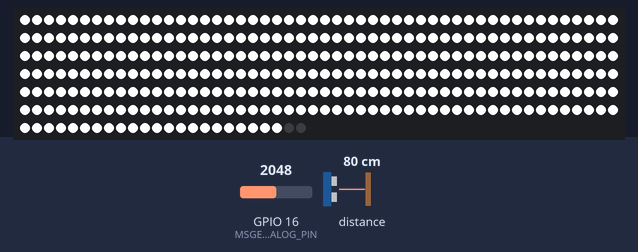
Bench run of a sketch on a simulated ESP32-S3. Shown: 324 RGB LEDs in strip order, left to right, continuing on the next row. Wiring (inferred from the names in the program): LIDAR-Lite range finder at I2C address 0x62; LPD8806 LEDs: data GPIO 8; clock GPIO 7. The test bench sets the inputs (shaded band); at power-on: GPIO 16 (MSGEQ7_ANALOG_PIN) = 2048, distance to the obstacle 80 cm. What the sketch prints to the serial monitor is not drawn.

Above: at 1.2 s.

The sketch:

linearInterpolation.ino
```cpp
/*
 * Project NMParkBench
 * Description: Program to run the NM Park Bench, a solar powered park bench with motion sensors that turn it on, wireless phone charging, solar powered, with LEDs that light up the seat in response to sound.
              * COMPONENT LIST:
                    * Solar Panel
                    * 12V Battery
                    * wireless phone chargers x4
                    * 12V down to 5V step-down buck converters x2
                    * MSGEQ7 sound sensor
                    * GARMIN LIDAR LITE V4 motion sensors x2
                    * LPD8806 weatherproof strip of 162 RGB LEDs x2
 *
 * Author: KD Neeley
 * Date: 06/18/2023
 */
#include <LPD8806.h>
#include <SPI.h>
#include "kdsRainbows.h"
#include <LIDARLite_v4LED.h>
#include <wire.h>

//Pins for the MSGEQ7
const int MSGEQ7_STROBE_PIN =    7;
const int MSGEQ7_RESET_PIN =     8;
const int MSGEQ7_ANALOG_PIN =   16;
const int NUM_FREQUENCY_BANDS =  7;

//Globals for the MSGEQ7
int volumeInBand[NUM_FREQUENCY_BANDS];
int minimumVolume, maximumVolume;
int band1, band2, band3, band4, band5, band6, band7;

//PINS and Constants for the Lights
const int NLEDS = 324; // Number of LEDs
const int CLKPIN = 14; //Clock In Pin
const int DPIN = 15; //Data In Pin
const int MULTIPLE = 4;
const int OFFSETDELTA = 2;

//variables and constants for the motion sensor LIDAR LITE V4
const int I2CADDRESS = 0X62;
uint16_t distance;
int threshold = 5000;

//Globals for the lights LPD8806
int numArray[NLEDS];
int offset = 0;
int displayLight;

//declare object for the lights
LPD8806 lights = LPD8806(NLEDS, CLKPIN, DPIN);
//declare the object for the motion sensor
LIDARLite_v4LED L1;

//functions
int pixelFill (int startPixel, int endPixel, int hexColor);
int maxRead(int band);

void setup() {
  Serial.begin(115200);
  Wire.begin();

   // Set up the MSGEQ7 IC
  pinMode(MSGEQ7_ANALOG_PIN, INPUT);
  pinMode(MSGEQ7_STROBE_PIN, OUTPUT);
  pinMode(MSGEQ7_RESET_PIN, OUTPUT);
  digitalWrite(MSGEQ7_RESET_PIN, LOW);
  digitalWrite(MSGEQ7_STROBE_PIN, HIGH);

  // Initialize the minimum and maximum volume levels
  minimumVolume = 1023;
  maximumVolume = 0;

  //setup the lights
  lights.begin();
  lights.show();
}

void loop() {
  L1.takeRange(I2CADDRESS);
  L1.waitForBusy(I2CADDRESS);
  // L1.getBusyFlag(I2CADDRESS);
  distance = L1.readDistance(I2CADDRESS);
  Serial.printf("Distance = %u\n", distance);

if(distance<threshold) {
  // Toggle the RESET pin of the MSGEQ7 to start reading from the lowest frequency band
  digitalWrite(MSGEQ7_RESET_PIN, HIGH);
  digitalWrite(MSGEQ7_RESET_PIN, LOW);

  // Read the volume in every frequency band from the MSGEQ7
  //save the reading to each respective band
  for (int i=0; i<NUM_FREQUENCY_BANDS; i++) {
    digitalWrite(MSGEQ7_STROBE_PIN, LOW);
    delayMicroseconds(30); // Allow the output to settle
    volumeInBand[i] = analogRead(MSGEQ7_ANALOG_PIN);
    digitalWrite(MSGEQ7_STROBE_PIN, HIGH);
    band1 = volumeInBand[0];
    band2 = volumeInBand[1];
    band3 = volumeInBand[2];
    band4 = volumeInBand[3];
    band5 = volumeInBand[4];
    band6 = volumeInBand[5];
    band7 = volumeInBand[6];
    displayLight = maxRead(band1);
  }

  Serial.printf("Band1 = %i\n", band1);
  Serial.printf("Band2 = %i\n", band2);
  Serial.printf("Band3 = %i\n", band3);
  Serial.printf("Band4 = %i\n", band4);
  Serial.printf("Band5 = %i\n", band5);
  Serial.printf("Band6 = %i\n", band6);
  Serial.printf("Band7 = %i\n", band7);

  if(displayLight == band1) {
    //purple
    pixelFill(0, NLEDS-1, purple);
  }
  if(displayLight == band2) {
    //blue
    pixelFill(0, NLEDS-1, fullblue);
  }
  if(displayLight == band3) {
    //red
    pixelFill(0, NLEDS-1, fullred);
  }
  if(displayLight == band4) {
    //magenta
    pixelFill(0, NLEDS-1, fullmagenta);
  }
  if(displayLight == band5) {
    //orange
    pixelFill(0, NLEDS-1, orange);
  }
  if(displayLight == band6) {
    //yellow
    pixelFill(0, NLEDS-1, fullyellow);
  }
  if(displayLight == band7) {
    //white
    pixelFill(0, NLEDS-1, full);
  }
}
else {
  displayLight = pixelFill(0, NLEDS-1, nada);
}
}

int pixelFill (int startPixel, int endPixel, int hexColor) {

  for(int i=startPixel; i<endPixel-1; i++) {
    lights.setPixelColor(i, hexColor);
  }
  lights.show();
  return(endPixel);
}

int maxRead(int band) {
  int maxReading = band1;
    if(maxReading<band2); {
      maxReading = band2;
    }
    if(maxReading<band3) {
      maxReading =band3;
    }
    if(maxReading<band4) {
      maxReading = band4;
    }
    if(maxReading<band5) {
      maxReading = band5;
    }
    if(maxReading<band6) {
      maxReading = band6;
    }
    if(maxReading<band7) {
      maxReading = band7;
    }
    return maxReading;
}
```

kdsRainbows.h
```cpp
/*
 * Project: kdsRainbows.h
 * Description: Header file for color hex codes
 * Katie Neeley
 * 03-19-2023
 */

#ifndef _RAINBOWS_H_
#define _RAINBOWS_H_

const int nada = 0x000000;
const int full = 0xFFFFFF;
const int fullred = 0x00FF00;
const int fullgreen = 0xFF0000;
const int fullblue = 0x0000FF;
const int fullcyan = 0xFF00FF;
const int fullyellow = 0xFFFF00;
const int fullmagenta = 0x00FFFF;
const int orange = 0x33FF00;
const int turquoise = 0xFF0077;
const int purple = 0x0022FF;


const int primaries[] = {fullred, fullgreen, fullblue};
const int secondaries[] = {fullmagenta, fullyellow, fullcyan};
const int fullcolors[] = {fullred, fullgreen, fullblue, fullmagenta, fullyellow, fullcyan};
const int traditional[] = {fullred, orange, fullyellow, fullgreen, fullblue, purple};
const int fullrainbow[] = {fullred, fullmagenta, fullblue, fullcyan, fullgreen, fullyellow};
const int rainbow[] = {fullred, fullmagenta, orange, fullyellow, fullgreen, turquoise, fullcyan, fullblue, purple};
const int traditionalsecondaries[] = {orange, fullgreen, purple};
const int traditionalprimaries[] = {fullred, fullyellow, fullblue};
const int traditionalrainbow[] = {fullred, fullmagenta, orange, fullyellow, fullgreen, fullcyan, turquoise, fullblue, purple};


#endif // _RAINBOWS_H_
```
